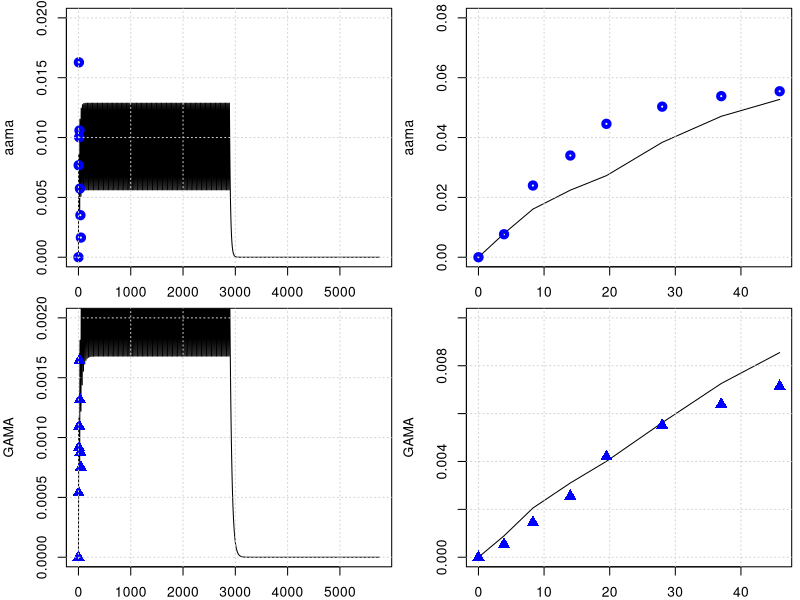
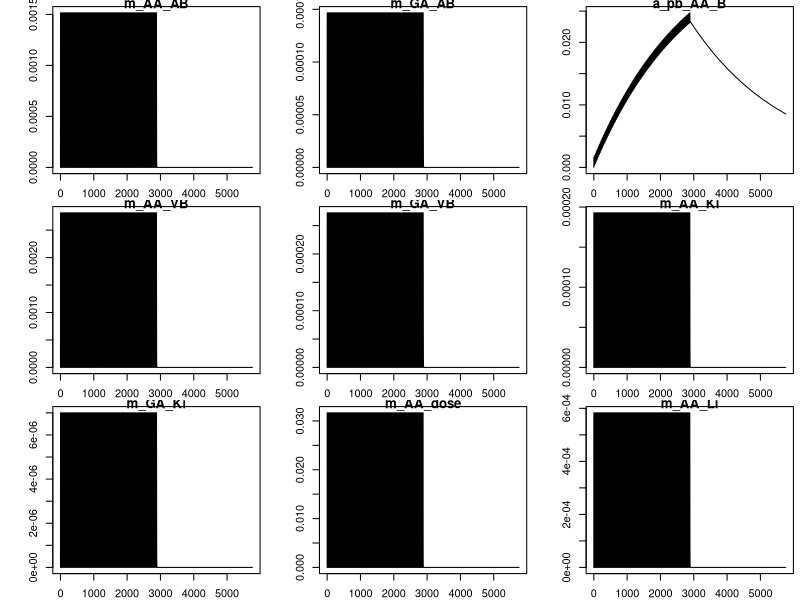
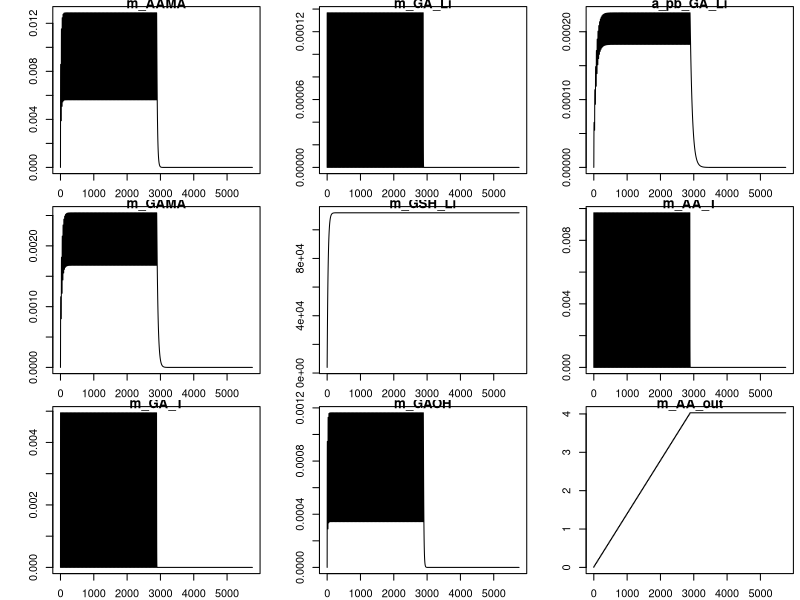
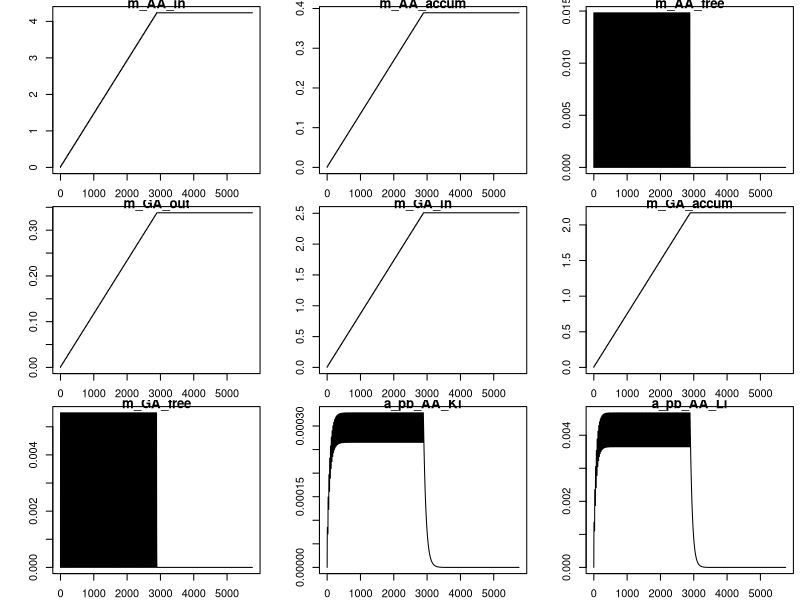
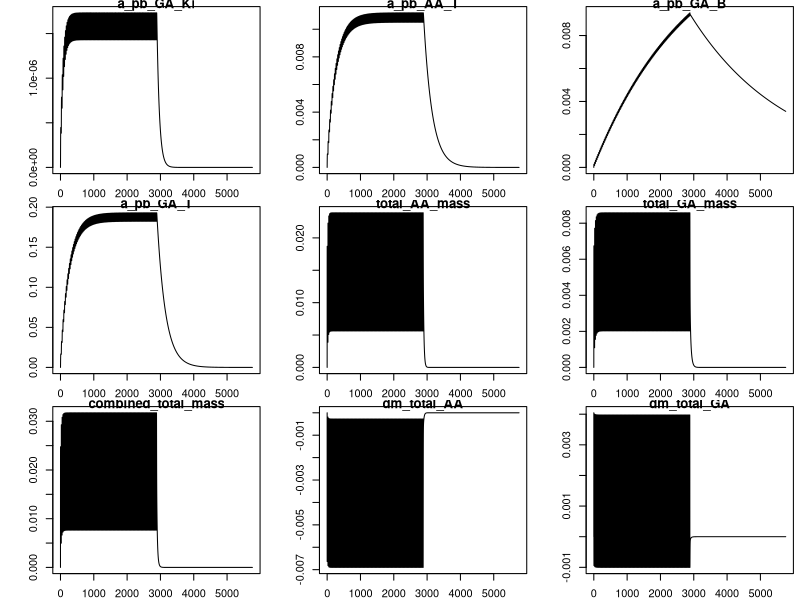
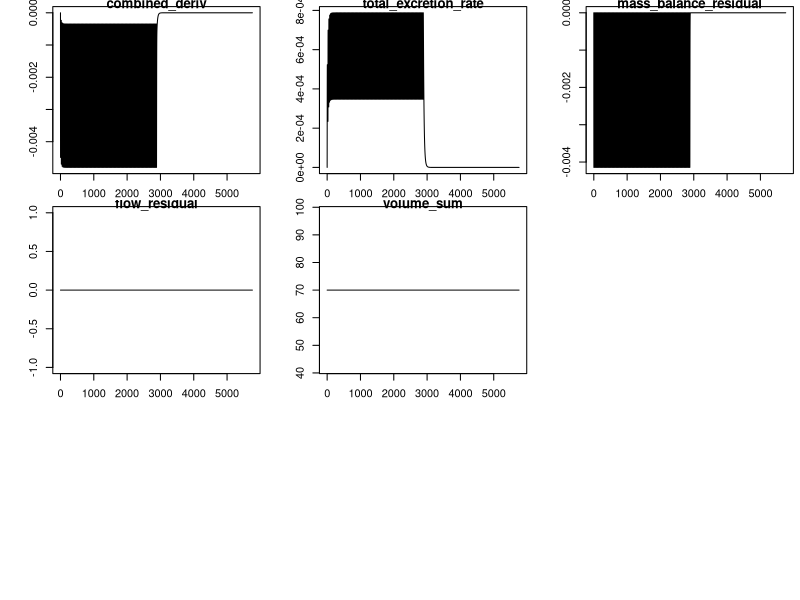

Generate these figures, in order, with R:
library(deSolve)
library(minpack.lm)
graphics.off()

# body weight in kg
BW = 70 
# fractions of BW
##https://journals.sagepub.com/doi/pdf/10.1177/ANIB_32_3-4
F_B = 0.079 
F_B_AB = 0.35 #fraction: arterial blood of blood volume
F_B_VB = 0.65 #fraction: venous blood of blood volume
F_Li = 0.026
F_Ki = 0.0044
F_T = 1-(F_B+F_Li+F_Ki)
# organ volumes in L
V_AB <- BW*F_B*F_B_AB 
V_VB <- BW*F_B*F_B_VB 
V_T <- BW*F_T
V_Ki <- BW*F_Ki
V_Li <- BW*F_Li
# cardiac output in L/(kg*h)
##https://journals.sagepub.com/doi/pdf/10.1177/ANIB_32_3-4
QCC = 16        #12.5 # maybe 14 or 6.5 check?
Q_C = QCC*BW^0.75
#FQ_P = 2.5/100 Trine: We don't have a lung compartment in this model
FQ_Li = 0.255
FQ_Ki = 0.19 #total - there is also an aterial flow rate 
FQ_T = 1 -( FQ_Li + FQ_Ki) # +FQ_P) Trine: We don't have a lung compartment in this model
Q_Li <- Q_C*FQ_Li
Q_Ki <- Q_C*FQ_Ki
Q_T <- Q_C*FQ_T

MW_aa = 71   # mg/mmol
MW_ga = 87   # mg/mmol
MW_GSH = 307.32 # mg/mmol
k_0_GSH = 7   # from Sweeney paper.
MW_GSH = 307.32     # mg/mmol

# partition coefficient 
pAA_TB = .2        # Tissue::blood partition AA, Sweeney et al (2010) paper
pAA_KiB = 0.8      # Kidney::blood partition AA, Sweeney et al (2010) paper
pAA_LiB = 0.4      # liver::blood partition AA, Sweeney et al (2010) paper
# Maybe we said it earlier and these parameters are not sensitive to the model, but from which paper did you get the values of these partition coefs., 
# in the paper of Sweeney and of Li are different pAA_LiB = 0.4 and pAA_KiB = 0.8.

# reaction rate constants 
k_AAuptake = 1 #1/h

k_onAA_T = 0.028  #1/h     # we took it from Sweenney
k_onAA_B = 0.036  #1/h
k_onAA_Li = 0.71 #1/h
k_onAA_Ki = 0.13 #1/h

# from 0.23 to 0.35
k_cl_GSH = 0.035   # 1/h   #  Reed et al. 2008 'A mathematical model of glutathione metabolism'
# doi:10.1186/1742-4682-5-8

# k_onAA_GSH = 0.55 # L/(mmol h)
# check, we do not use it any more.
k_exc_AAMA = 0.049  ## ##MK Furh et al. report on Elimination half-life of AAMA as ~17.4 h, then k_exc_AAMA=0.0398 h-1#
# 'Toxicokinetics of acrylamide in humans after ingestion of a defined dose in a test meal to improve risk assessment for acrylamide carcinogenicity'
# DOI: 10.1158/1055-9965.EPI-05-0647
# 0.049 #1/h or 0.13 # this will change the shape

# Maximum velocity for enzymatic reaction 
V_max_p450 = 9 /MW_aa*BW^0.7  # mg/h  from Sweenney paper, checked!
# maximum rate of GA and AA conjugation with GSH (mg/(h BW^0.7))
Vmax_AA_GSH <- 24*BW^0.7 # from the Sweeny  fitted   mg/h

# +++++++++++++++++++++++++++++++++++++++++++++++++++++++++++++++++
# PARAMETERS FOR GA
# +++++++++++++++++++++++++++++++++++++++++++++++++++++++++++++++++
# partition coefficient
pGA_TB = 1.35 # Have been calculated from the Doerge et al 2005 paper on TK in mice
pGA_LiB = 0.63 # Have been calculated from the Doerge et al 2005 paper on TK in mice
pGA_KiB = .3

#k_onGA_GSH = 0.8 #L/(mmol h)
k_onGA_T = 0.69        #1/h
k_onGA_B = 0.108       #1/h
k_onGA_Ki = k_onAA_T/2 #1/h
k_onGA_Li = 0.115      #1/h

k_exc_GAMA = 0.027   ##MK Furh et al. report on Elimination half-life of GAMA: ~25.1 hours, then k_exc_GAMA = 0.0276 h-1##  
# 0.077 #1/h  # or 0.027 # from sweeney # 
k_exc_GAOH = 0.077     # 1/h  # from sweeney
# (removed as no longer used) k_exc_GA <- .4         # 1/h Q_Ki*0.025

# Maximum velocity for enzymatic reaction 
V_max_EH = 20 *BW^0.7  
KM_p450 = 10.0
KM_EH = 100.0
# maximum rate of GA and AA conjugation with GSH (mg/(h BW^0.7))
Vmax_GA_GSH <- 20*BW^0.7 # from the Sweeny ( Vmax_GC2 )  fitted   mg/h

KMG1 = 50  #!Km with respect to AA for GSH conjugation mg/L (from Sweeny code) 
# Trine: This should be mg. Delete the term MW_aa
# Sweeney has this parameter for rats ans 100 mg/L why did you use this number and why divived by MW??

KMGG = .1/MW_GSH        # !KM with respect to GSH for AA or GA conjugation with GSH mmol/L. Trine: should be mg/L
####and that this is 307 mg/L #This comment is wrong ignore
KMG2 = 100  #!Km with respect to GA for GSH conjugation mM. Trine: This should be mg. Delete the term MW_aa
# The same comment as for KMG1

# from the code, not from paper
KPT_Li = 0.015    # !'protein turnover rate in liver'# this is confimred in the exp. values of Sweeney
KPT_Ki = 0.013    # !'protein turnover rate in kidney'# 1/h this is 0.012 in Sweeney, I guess its not much of difference
#KPTR   = 1        # !'protein turnover rate in rpt'# this is 0.012 in Li et.al
KPTS   = 0.0039   # !'protein turnover rate in spt'# and this they have it 0.0051 Sweeney and Li 0.0012 refering to Sweeney
KPTRB  = 0.00035  # (correct by Maria)    # !'protein turnover rate in rbc'# how did we get that?
#KPTPL  = 0.012    # !'protein turnover rate in plasma'# Sweeney has 0.012 for this value
# +++++++++++++++++++++++++++++++++++++++++++++++++++++++++++++++++
# create list of parameter
# +++++++++++++++++++++++++++++++++++++++++++++++++++++++++++++++++
params <- unlist(c(data.frame(pAA_TB, pAA_LiB, pAA_KiB,
                              pGA_TB, pGA_LiB, pGA_KiB,
                              k_onAA_T, k_onAA_B, k_onAA_Li,  k_onAA_Ki,
                              k_onGA_T, k_onGA_B, k_onGA_Li, k_onGA_Ki, 
                              k_exc_AAMA, k_exc_GAMA,
                              k_cl_GSH, V_max_p450, KM_p450, V_max_EH, KM_EH,
                              k_AAuptake)
))
yini <- c(m_AA_AB = 0.0, m_GA_AB = 0.0,      a_pb_AA_B = 0 ,
          m_AA_VB = 0.0, m_GA_VB = 0.0,
          m_AA_Ki = 0.0, m_GA_Ki = 0.0, m_AA_dose = 0 ,
          m_AA_Li = 0.0, m_AAMA = 0.0, 
          m_GA_Li = 0.0, a_pb_GA_Li = 0.0,
          m_GAMA  = 0.0,       
          m_GSH_Li = k_0_GSH * V_Li * MW_GSH, 
          m_AA_T = 0.0, m_GA_T = 0.0,
          m_GAOH = 0.0, 
          m_AA_out = 0.0, m_AA_in = 0.0, m_AA_accum = 0.0, m_AA_free = 0.0, 
          m_GA_out = 0.0, m_GA_in = 0.0, m_GA_accum = 0.0, m_GA_free = 0.0, 
          a_pb_AA_Ki = 0,  a_pb_AA_Li = 0,
          a_pb_GA_Ki = 0, a_pb_AA_T = 0, a_pb_GA_B = 0, a_pb_GA_T = 0
)
# ++++++++++++++++++++++++++++++++++++++++++++++++++++++++++++++++++
# PBPK model for Acrylamide (AA) with GA and mass-balance diagnostics
# ++++++++++++++++++++++++++++++++++++++++++++++++++++++++++++++++++
PBPKmodelAA <- function(t, state, parameter) {
  with(as.list(c(t, state, parameter)), {
    
    #----#---#  Model for AA  #---#---#
    # concentrations blood in the organs in mg/L
    c_AA_AB <- m_AA_AB / V_AB
    c_AA_VB <- m_AA_VB / V_VB
    c_AA_T  <- m_AA_T  / V_T
    c_AA_Li <- m_AA_Li / V_Li   
    c_AA_Ki <- m_AA_Ki / V_Ki
    
    c_GSH_Li <- m_GSH_Li / V_Li
    
    # units checked -> mg/h
    dm_AA_dose <- - k_AAuptake * m_AA_dose
    
    # Blood
    # units checked -> mg/h
    dm_AA_AB <- Q_C * (c_AA_VB - c_AA_AB) - k_onAA_B * m_AA_AB
    dm_AA_VB <- Q_T * (c_AA_T / pAA_TB) + Q_Li * (c_AA_Li / pAA_LiB) + Q_Ki * (c_AA_Ki / pAA_KiB) -
      Q_C * c_AA_VB - k_onAA_B * m_AA_VB
    
    # overall turnover / bound pool in blood (diagnostic of binding turnover)
    da_pb_AA_B <- k_onAA_B * c_AA_AB - a_pb_AA_B * KPTRB + Q_C * (c_AA_VB - c_AA_AB)
    
    # Kidney
    dm_AA_Ki <- Q_Ki * c_AA_AB - Q_Ki * (c_AA_Ki / pAA_KiB) - k_onAA_Ki * m_AA_Ki
    # protein turnover AA in Kidney
    da_pb_AA_Ki <- k_onAA_Ki * m_AA_Ki - a_pb_AA_Ki * KPT_Ki
    
    # liver metabolism (AA -> GA via P450 and AA -> AAMA via GSH conjugation)
    metAA_GSH  <- Vmax_AA_GSH * c_AA_Li * c_GSH_Li / ((KMG1 + c_AA_Li) * (KMGG + c_GSH_Li))
    metAA_P450 <- V_max_p450 * MW_aa * c_AA_Li / (KM_p450 + c_AA_Li)
    
    # Liver mass balance for AA
    dm_AA_Li <- Q_Li * (c_AA_AB - c_AA_Li / pAA_LiB) + k_AAuptake * m_AA_dose -
      k_onAA_Li * m_AA_Li - metAA_P450 - metAA_GSH
    # protein turnover AA in Liver
    da_pb_AA_Li <- k_onAA_Li * m_AA_Li - a_pb_AA_Li * KPT_Li
    
    # Tissue
    dm_AA_T <- Q_T * (c_AA_AB - c_AA_T / pAA_TB) - k_onAA_T * m_AA_T
    # protein turnover AA in Tissue
    da_pb_AA_T <- k_onAA_T * m_AA_T - a_pb_AA_T * KPTS
    
    # Urine / metabolite AAMA (from AA via GSH conjugation)
    dm_AAMA <- metAA_GSH - m_AAMA * k_exc_AAMA
    
    # Some useful diagnostic lumped rates for AA
    dm_AA_out   <- metAA_P450 + metAA_GSH + k_onAA_Li * m_AA_Li        # AA lost from AA pool (met+binding)
    dm_AA_in    <- k_AAuptake * m_AA_dose                              # uptake from dose reservoir
    dm_AA_accum <- k_onAA_B * m_AA_AB + k_onAA_B * m_AA_VB +  k_onAA_Li * m_AA_Li+
      k_onAA_T * m_AA_T + k_onAA_Ki * m_AA_Ki           # binding accumulation rates
    dm_AA_free  <- dm_AA_AB + dm_AA_VB + dm_AA_T + dm_AA_Li + dm_AA_Ki
    
    ########################################################################################
    #-GA-#-GA-#  Model for GA  #-GA-#-GA-#    
    # concentrations blood in the organs in mg/L
    c_GA_AB <- m_GA_AB / V_AB
    c_GA_VB <- m_GA_VB / V_VB
    c_GA_T  <- m_GA_T  / V_T
    c_GA_Li <- m_GA_Li / V_Li
    c_GA_Ki <- m_GA_Ki / V_Ki
    
    # Blood
    dm_GA_AB <- Q_C * (c_GA_VB - c_GA_AB) - k_onGA_B * m_GA_AB
    dm_GA_VB <- Q_T * (c_GA_T / pGA_TB) + Q_Li * (c_GA_Li / pGA_LiB) + Q_Ki * (c_GA_Ki / pGA_KiB) -
      Q_C * c_GA_VB - k_onGA_B * m_GA_VB
    
    da_pb_GA_B <- k_onGA_B * c_GA_AB - a_pb_GA_B * KPTRB + Q_C * (c_GA_VB - c_GA_AB)
    
    # Kidney
    dm_GA_Ki <- Q_Ki * c_GA_AB - Q_Ki * (c_GA_Ki / pGA_KiB) - k_onGA_Ki * m_GA_Ki
    da_pb_GA_Ki <- k_onGA_Ki * m_GA_Ki - a_pb_GA_Ki * KPT_Ki
    
    # Liver metabolism for GA (and formation from AA via p450)
    metGA_GSH <- Vmax_GA_GSH * c_GSH_Li * c_GA_Li / ((c_GA_Li + KMG2) * (c_GSH_Li + KMGG))
    metGA_EH  <- V_max_EH  * c_GA_Li / (KM_EH + c_GA_Li)
    
    dm_GA_Li <- Q_Li * (c_GA_AB - c_GA_Li / pGA_LiB) - k_onGA_Li * m_GA_Li +
      metAA_P450 - metGA_GSH - metGA_EH
    # protein turnover GA in Liver
    da_pb_GA_Li <- k_onGA_Li * m_GA_Li - a_pb_GA_Li * KPT_Li
    
    # GA metabolites (excretable)
    dm_GAMA  <- metGA_GSH - m_GAMA * k_exc_GAMA
    dm_GAOH  <- metGA_EH  - m_GAOH * k_exc_GAOH
    
    # Tissue
    dm_GA_T <- Q_T * (c_GA_AB - c_GA_T / pGA_TB) - k_onGA_T * m_GA_T
    da_pb_GA_T <- k_onGA_T * m_GA_T - a_pb_GA_T * KPTS
    
    # GSH pool in liver (consumed by both AA and GA conjugation)
    dm_GSH_Li <- k_0_GSH * V_Li * MW_GSH - k_cl_GSH * m_GSH_Li - metAA_GSH - metGA_GSH
    
    # Useful GA diagnostics
    dm_GA_out   <- metGA_GSH + metGA_EH
    dm_GA_in    <- metAA_P450
    dm_GA_accum <- k_onGA_B * m_GA_AB + k_onGA_B * m_GA_VB +
      k_onGA_T * m_GA_T + k_onGA_Li * m_GA_Li + k_onGA_Ki * m_GA_Ki
    dm_GA_free  <- dm_GA_AB + dm_GA_VB + dm_GA_T + dm_GA_Li + dm_GA_Ki
    
    
    
    
    
    
    # -------------------------------------------------------------------------
    # Mass-balance diagnostics (do not change dynamics; returned as named outputs)
    # Total mass pools (AA, GA, and combined AA+GA + metabolites)
    total_AA_mass <- m_AA_AB + m_AA_VB + m_AA_T + m_AA_Li + m_AA_Ki + m_AAMA
    total_GA_mass <- m_GA_AB + m_GA_VB + m_GA_T + m_GA_Li + m_GA_Ki + m_GAMA + m_GAOH
    
    # Rate of change of total AA (sum of AA derivatives)
    dm_total_AA <- dm_AA_dose + dm_AA_AB + dm_AA_VB + dm_AA_T + dm_AA_Li + dm_AA_Ki + dm_AAMA
    # Rate of change of total GA (sum of GA derivatives)
    dm_total_GA <- dm_GA_AB + dm_GA_VB + dm_GA_T + dm_GA_Li + dm_GA_Ki + dm_GAMA + dm_GAOH
    
    # Combined pool derivative (AA + GA + excretable metabolites)
    combined_deriv <- dm_total_AA + dm_total_GA
    
    # Total excretion (rate at which mass leaves the modeled system)
    total_excretion_rate <- m_AAMA * k_exc_AAMA + m_GAMA * k_exc_GAMA + m_GAOH * k_exc_GAOH
    
    # For perfect mass conservation: combined_deriv + total_excretion_rate should be ~ 0
    # (because conversions AA->GA are internal transfers; only excretion removes mass)
    mass_balance_residual <- combined_deriv + total_excretion_rate
    
    # Flow/volume diagnostics
    flow_residual <- Q_C - (Q_T + Q_Li + Q_Ki)   # if non-zero, flows don't sum to cardiac output
    volume_sum    <- V_AB + V_VB + V_T + V_Li + V_Ki  # check if sum matches expected total blood/tissue volume
    
    # -------------------------------------------------------------------------
    # Return: first element must be vector of derivatives (in the same order as `state`)
    derivs <- c(
      dm_AA_AB,    dm_GA_AB,   da_pb_AA_B,
      dm_AA_VB,    dm_GA_VB,
      dm_AA_Ki,    dm_GA_Ki,   dm_AA_dose,
      dm_AA_Li,    dm_AAMA,
      dm_GA_Li,    da_pb_GA_Li, dm_GAMA,
      dm_GSH_Li,   dm_AA_T,     dm_GA_T,
      dm_GAOH,
      dm_AA_out,   dm_AA_in,   dm_AA_accum, dm_AA_free,
      dm_GA_out,   dm_GA_in,   dm_GA_accum, dm_GA_free,
      da_pb_AA_Ki, da_pb_AA_Li,
      da_pb_GA_Ki, da_pb_AA_T, da_pb_GA_B,  da_pb_GA_T
    )
    
    # Named diagnostics returned as additional items (deSolve will include them in output)
    return(list(
      derivs,
      total_AA_mass = total_AA_mass,
      total_GA_mass = total_GA_mass,
      combined_total_mass = total_AA_mass + total_GA_mass,
      dm_total_AA = dm_total_AA,
      dm_total_GA = dm_total_GA,
      combined_deriv = combined_deriv,
      total_excretion_rate = total_excretion_rate,
      mass_balance_residual = mass_balance_residual,
      flow_residual = flow_residual,
      volume_sum = volume_sum
    ))
  })
}
PBPKmodelAA <- compiler::cmpfun(PBPKmodelAA)

# ++++++++++++++++++++++++++++++++++++++++++++++++++++++++++++++++++
# manual readout from Kopp and Dekant 2009
# ++++++++++++++++++++++++++++++++++++++++++++++++++++++++++++++++++
n_days = 240
times <- seq(from = 0, to = n_days * 24 , by = 0.1)
diet <- data.frame(var = "m_AA_dose", method = "add",
                   time = 24* c(0:120),  value = 0.5 *BW /1000 )  # dose of 0.05 microg/kg bw
out <- ode(y = yini, times = times, func = PBPKmodelAA, parms = params, events = list(data = diet))
yobs_urine <- data.frame(
  time = c(0.0, 3.9, 8.3, 14, 19.5, 28, 37, 45.9),
  AAMA = c(0.0/1000000, 32.8/1000000, 69.5/1000000, 42.8/1000000, 45.2/1000000, 24.5/1000000, 15/1000000, 7/1000000)*234.28, #https://pubchem.ncbi.nlm.nih.gov/compound/N-Acetyl-S-_2-carbamoylethyl_-L-cysteine
  GAMA = c(0.0, 2.15*1e-6, 3.66*1e-6, 4.38*1e-6, 6.57*1e-6, 5.26*1e-6, 3.50*1e-6, 3.0*1e-6)*250.27
)

# plot for AAMA in urinary
par(mfrow=c(2,2),mar=c(2,4,.5,.5))
plot(out[,'time'], out[,'m_AAMA']   ,type = 'l',xlab = 'time', ylab = 'aama', ylim = c(0,.02) )
points(yobs_urine$time, yobs_urine$AAMA , col="blue", lwd = 4) ; grid()
time_points_measure_unrine = c(1, 40, 84, 141, 196, 280 , 371, 460)
tamtam = out[,'m_AAMA'][time_points_measure_unrine ]
plot(yobs_urine$time, cumsum( tamtam ),type = 'l', ylab = 'aama', ylim = c(0,.08), xlab = 'time' ); grid()
points(yobs_urine$time, cumsum(yobs_urine$AAMA) , col="blue", lwd = 4)

# plot for GAMA 
plot(out[,'time'], out[,'m_GAMA']  ,type = 'l',xlab = '', ylab = 'GAMA', ylim = c(0,.002) )
points(yobs_urine$time, yobs_urine$GAMA , col="blue", cex = 1.5, pch = 17); grid()
time_points_measure_unrine = c(1, 40, 84, 141, 196, 280 , 371, 460)
tamtam = out[,'m_GAMA'][time_points_measure_unrine ]
plot(yobs_urine$time, cumsum( tamtam ),type = 'l',xlab = '', ylab = 'GAMA', ylim = c(0,.01) ); grid()
points(yobs_urine$time, cumsum(yobs_urine$GAMA) , col="blue",cex = 1.5, pch = 17)

plot(out)
